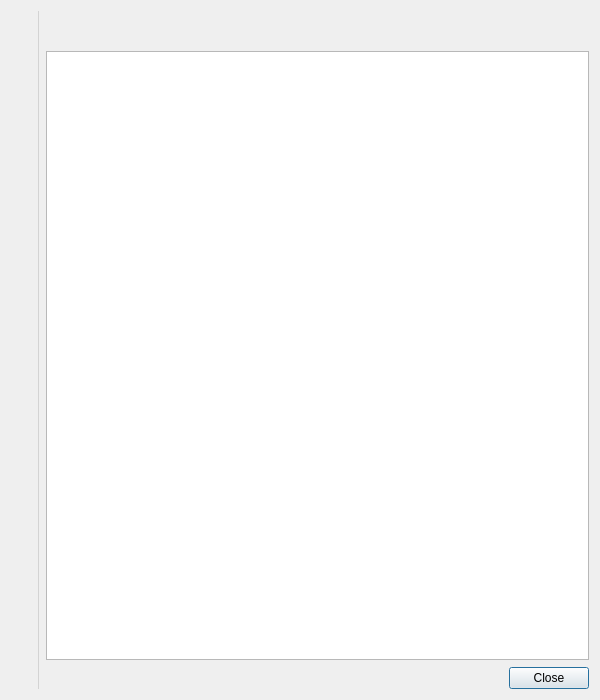
<?xml version="1.0" encoding="UTF-8"?>
<ui version="4.0">
 <class>About</class>
 <widget class="QDialog" name="About">
  <property name="geometry">
   <rect>
    <x>0</x>
    <y>0</y>
    <width>600</width>
    <height>700</height>
   </rect>
  </property>
  <property name="maximumSize">
   <size>
    <width>600</width>
    <height>700</height>
   </size>
  </property>
  <property name="focusPolicy">
   <enum>Qt::StrongFocus</enum>
  </property>
  <property name="windowIcon">
   <iconset resource="../../data/icons.qrc">
    <normaloff>:/icons/64x64/strawberry.png</normaloff>:/icons/64x64/strawberry.png</iconset>
  </property>
  <property name="styleSheet">
   <string notr="true">#line {
  color: lightgrey;
}
</string>
  </property>
  <layout class="QHBoxLayout" name="horizontalLayout_2">
   <property name="sizeConstraint">
    <enum>QLayout::SetDefaultConstraint</enum>
   </property>
   <item>
    <layout class="QHBoxLayout" name="horizontalLayout">
     <item>
      <layout class="QVBoxLayout" name="verticalLayout_logo">
       <item>
        <widget class="QLabel" name="label_icon">
         <property name="pixmap">
          <pixmap resource="../../data/icons.qrc">:/icons/64x64/strawberry.png</pixmap>
         </property>
         <property name="scaledContents">
          <bool>false</bool>
         </property>
        </widget>
       </item>
       <item>
        <spacer name="spacer_left">
         <property name="orientation">
          <enum>Qt::Vertical</enum>
         </property>
         <property name="sizeHint" stdset="0">
          <size>
           <width>20</width>
           <height>40</height>
          </size>
         </property>
        </spacer>
       </item>
      </layout>
     </item>
     <item>
      <widget class="Line" name="line">
       <property name="minimumSize">
        <size>
         <width>2</width>
         <height>2</height>
        </size>
       </property>
       <property name="baseSize">
        <size>
         <width>1</width>
         <height>1</height>
        </size>
       </property>
       <property name="frameShadow">
        <enum>QFrame::Plain</enum>
       </property>
       <property name="orientation">
        <enum>Qt::Vertical</enum>
       </property>
      </widget>
     </item>
     <item>
      <layout class="QVBoxLayout" name="verticalLayout_text">
       <item>
        <widget class="QLabel" name="label_title">
         <property name="text">
          <string/>
         </property>
         <property name="alignment">
          <set>Qt::AlignLeading|Qt::AlignLeft|Qt::AlignTop</set>
         </property>
         <property name="wordWrap">
          <bool>true</bool>
         </property>
        </widget>
       </item>
       <item>
        <widget class="QLabel" name="label_text">
         <property name="text">
          <string/>
         </property>
         <property name="alignment">
          <set>Qt::AlignLeading|Qt::AlignLeft|Qt::AlignTop</set>
         </property>
         <property name="wordWrap">
          <bool>true</bool>
         </property>
         <property name="openExternalLinks">
          <bool>true</bool>
         </property>
         <property name="textInteractionFlags">
          <set>Qt::LinksAccessibleByMouse|Qt::TextSelectableByMouse</set>
         </property>
        </widget>
       </item>
       <item>
        <widget class="QTextBrowser" name="text_contributors">
         <property name="sizePolicy">
          <sizepolicy hsizetype="MinimumExpanding" vsizetype="MinimumExpanding">
           <horstretch>0</horstretch>
           <verstretch>0</verstretch>
          </sizepolicy>
         </property>
         <property name="openExternalLinks">
          <bool>true</bool>
         </property>
        </widget>
       </item>
       <item>
        <spacer name="spacer_bottom">
         <property name="orientation">
          <enum>Qt::Vertical</enum>
         </property>
         <property name="sizeType">
          <enum>QSizePolicy::Minimum</enum>
         </property>
        </spacer>
       </item>
       <item>
        <widget class="QDialogButtonBox" name="buttonBox">
         <property name="orientation">
          <enum>Qt::Horizontal</enum>
         </property>
         <property name="standardButtons">
          <set>QDialogButtonBox::Close</set>
         </property>
        </widget>
       </item>
      </layout>
     </item>
    </layout>
   </item>
  </layout>
 </widget>
 <resources>
  <include location="../../data/data.qrc"/>
  <include location="../../data/icons.qrc"/>
 </resources>
 <connections>
  <connection>
   <sender>buttonBox</sender>
   <signal>accepted()</signal>
   <receiver>About</receiver>
   <slot>accept()</slot>
   <hints>
    <hint type="sourcelabel">
     <x>257</x>
     <y>460</y>
    </hint>
    <hint type="destinationlabel">
     <x>157</x>
     <y>274</y>
    </hint>
   </hints>
  </connection>
  <connection>
   <sender>buttonBox</sender>
   <signal>rejected()</signal>
   <receiver>About</receiver>
   <slot>reject()</slot>
   <hints>
    <hint type="sourcelabel">
     <x>325</x>
     <y>460</y>
    </hint>
    <hint type="destinationlabel">
     <x>286</x>
     <y>274</y>
    </hint>
   </hints>
  </connection>
 </connections>
</ui>
